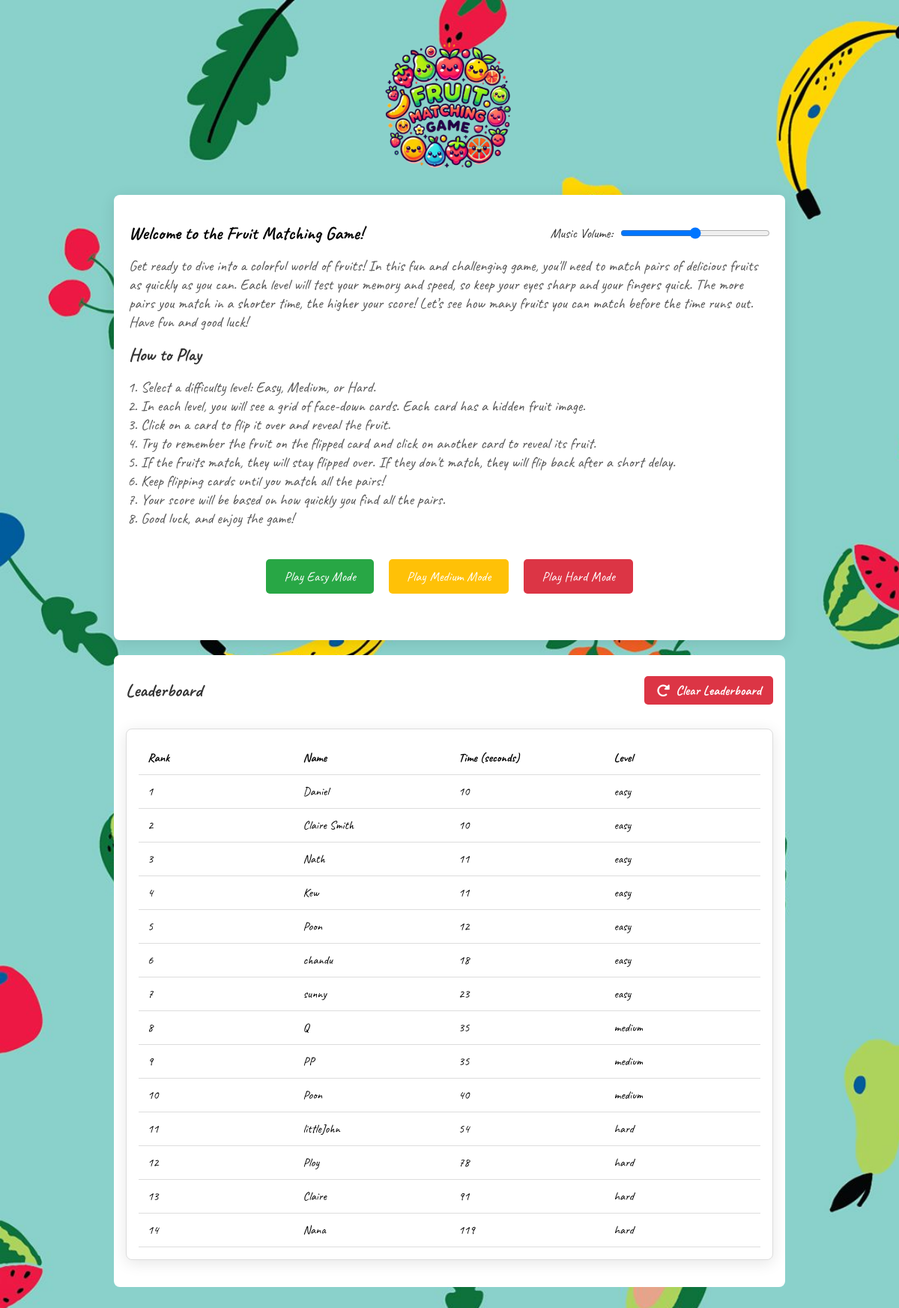
The app's page /fruit_game/ with its own data.
### fruit_game/models.py (models this page shows, shortened)
class PlayerScore(models.Model):
    name = models.CharField(max_length=100)
    time = models.IntegerField()
    level = models.CharField(
        max_length=10,
        choices=[("easy", "Easy"), ("medium", "Medium"), ("hard", "Hard")],
        default="easy",
    )

### fruit_game/views.py (the view)
# urls.py: path('', views.index, name='index'),
def index(request):
    scores = PlayerScore.objects.all().order_by("time")
    return render(request, "fruit_game/index.html", {"scores": scores})

### fruit_game/templates/fruit_game/index.html (shortened to what this page needs)
<!DOCTYPE html>
<html lang="en">
  <head>
    {% load static %}
    <link rel="stylesheet" href="{% static 'styles/index.css' %}" />
    <link
      rel="stylesheet"
      href="https://cdnjs.cloudflare.com/ajax/libs/font-awesome/6.0.0-beta3/css/all.min.css"
    />
  </head>
  <body>
    <img id="logo" src="{% static 'images/' %}logo_white.png" alt="Logo" />
    <div class="game-intro">
      <div class="game-header">
        <h2>Welcome to the Fruit Matching Game!</h2>
        <div class="volume-control">
          <label for="volumeSlider">Music Volume:</label>
          <input type="range" id="volumeSlider" min="0" max="100" value="50" />
        </div>
      </div>
      <p>
        Get ready to dive into a colorful world of fruits! In this fun and
        challenging game, you'll need to match pairs of delicious fruits as
        quickly as you can. Each level will test your memory and speed, so keep
        your eyes sharp and your fingers quick. The more pairs you match in a
        shorter time, the higher your score! Let’s see how many fruits you can
        match before the time runs out. Have fun and good luck!
      </p>
      <h2>How to Play</h2>
      <ol>
        <li>Select a difficulty level: Easy, Medium, or Hard.</li>
        <li>
          In each level, you will see a grid of face-down cards. Each card has a
          hidden fruit image.
        </li>
        <li>Click on a card to flip it over and reveal the fruit.</li>
        <li>
          Try to remember the fruit on the flipped card and click on another
          card to reveal its fruit.
        </li>
        <li>
          If the fruits match, they will stay flipped over. If they don't match,
          they will flip back after a short delay.
        </li>
        <li>Keep flipping cards until you match all the pairs!</li>
        <li>Your score will be based on how quickly you find all the pairs.</li>
        <li>Good luck, and enjoy the game!</li>
      </ol>
      <div class="game-menu">
        <a id="easy" href="{% url 'start_game' 'easy' %}">Play Easy Mode</a>
        <a id="medium" href="{% url 'start_game' 'medium' %}"
          >Play Medium Mode</a
        >
        <a id="hard" href="{% url 'start_game' 'hard' %}">Play Hard Mode</a>
      </div>
    </div>
    <div class="leaderboard">
      <div id="leaderboard-header">
        <h2>Leaderboard</h2>
        <a
          href="{% url 'clear_leaderboard' %}"
          class="clearRank"
          onclick="return confirm(a'Are you sure you want to clear the leaderboard?')"
        >
          <i class="fas fa-redo-alt"></i> Clear Leaderboard
        </a>
      </div>
      <table>
        <tr>
          <th>Rank</th>
          <th>Name</th>
          <th>Time (seconds)</th>
          <th>Level</th>
        </tr>
        {% for score in scores %}
        <tr>
          <td>{{ forloop.counter }}</td>
          <td>{{ score.name }}</td>
          <td>{{ score.time }}</td>
          <td>{{ score.level }}</td>
        </tr>
        {% endfor %}
      </table>
    </div>
  </body>
</html>

### fruit_game/static/styles/index.css (style rules this page uses)
* { box-sizing: border-box; padding: 0; margin: 0; font-family: "Caveat", cursive; }
body { display: flex; flex-direction: column; justify-content: center; align-items: center; height: 100%; background-color: #f4f4f4; background-image: url("/static/images/wallpaper.jpg"); background-repeat: repeat; background-size: cover; padding: 40px; }
a { padding: 12px 24px; margin: 10px; color: white; text-decoration: none; border-radius: 5px; font-size: 18px; transition: background-color 0.3s ease; }
a#easy { background-color: #28a745; }
a#medium { background-color: #ffc107; }
a#hard { background-color: #dc3545; }
table { width: 100%; margin: 20px 0; border-collapse: collapse; box-shadow: 0 4px 20px rgba(0, 0, 0, 0.1); background-color: white; border: 1px solid #ddd; height: 60%; overflow-y: auto; display: block; border-radius: 8px; }
thead, tbody tr { display: table; width: 100%; table-layout: fixed; }
th, td { padding: 12px; text-align: left; border-bottom: 1px solid #ddd; }
#leaderboard-header { display: flex; justify-content: space-between; flex-direction: row; align-items: center; width: 100%; background-color: white; border-radius: 8px; }
a.clearRank { padding: 8px 16px; background-color: #dc3545; color: white; border: none; border-radius: 5px; display: inline-flex; align-items: center; text-decoration: none; font-weight: bold; transition: background-color 0.3s ease; margin: 0; }
a.clearRank i { margin-right: 8px; }
.game-menu { margin: 32px 0; width: 100%; display: flex; justify-content: center; }
.leaderboard { width: 80%; padding: 16px; background-color: white; display: flex; flex-direction: column; align-items: center; border-radius: 8px; }
.game-intro { background-color: #fff; border-radius: 8px; padding: 20px; margin: 20px 0; box-shadow: 0 4px 20px rgba(0, 0, 0, 0.1); width: 80%; }
h2 { color: #333; margin: 16px 0; }
li { color: #555; font-size: 20px; margin-left: 16px; }
p { color: #555; font-size: 16px; }
img#logo { width: 200px; }
p { font-size: 20px; }
.volume-control { display: flex; align-items: center; justify-content: center; }
.volume-control label { margin-right: 10px; font-size: 18px; color: #333; }
#volumeSlider { width: 200px; }
.game-header { display: flex; justify-content: space-between; align-items: center; width: 100%; padding: 16px 0; box-sizing: border-box; }
.game-header h2 { color: black; margin: 0; font-size: 24px; }

### records on screen
PlayerScore: name "Daniel", time "10", level "easy"
PlayerScore: name "Claire Smith", time "10", level "easy"
PlayerScore: name "Nath", time "11", level "easy"
PlayerScore: name "Kew", time "11", level "easy"
PlayerScore: name "Poon", time "12", level "easy"
PlayerScore: name "chandu", time "18", level "easy"
PlayerScore: name "sunny", time "23", level "easy"
PlayerScore: name "Q", time "35", level "medium"
PlayerScore: name "PP", time "35", level "medium"
PlayerScore: name "Poon", time "40", level "medium"
PlayerScore: name "littleJohn", time "54", level "hard"
PlayerScore: name "Ploy", time "78", level "hard"
PlayerScore: name "Claire", time "91", level "hard"
PlayerScore: name "Nana", time "119", level "hard"
